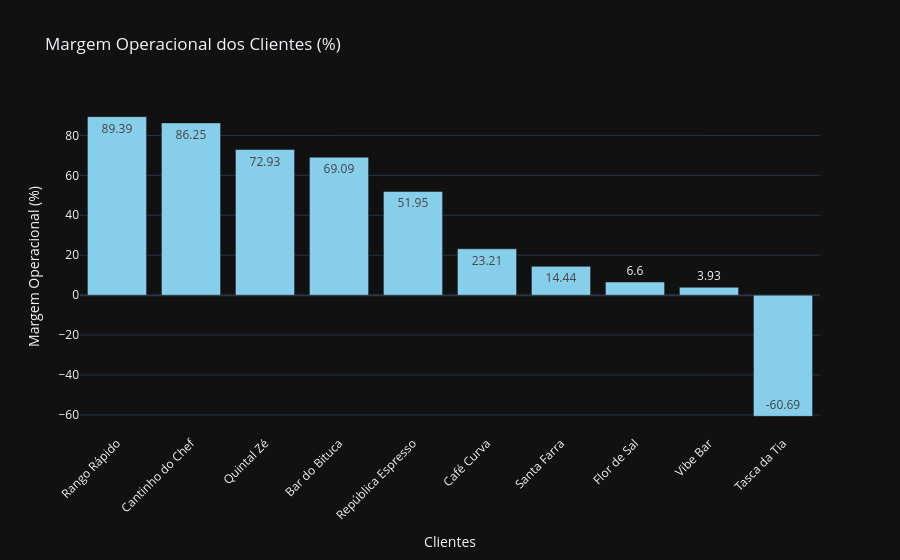
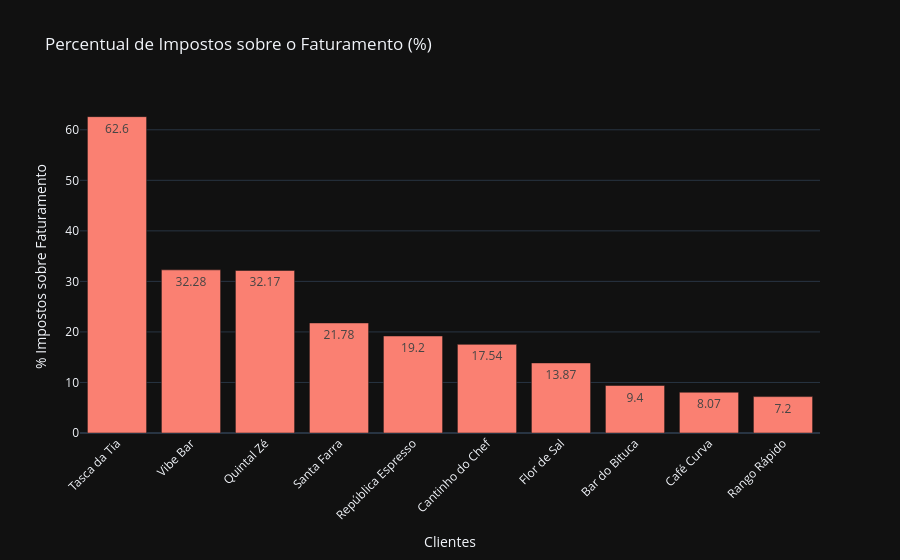
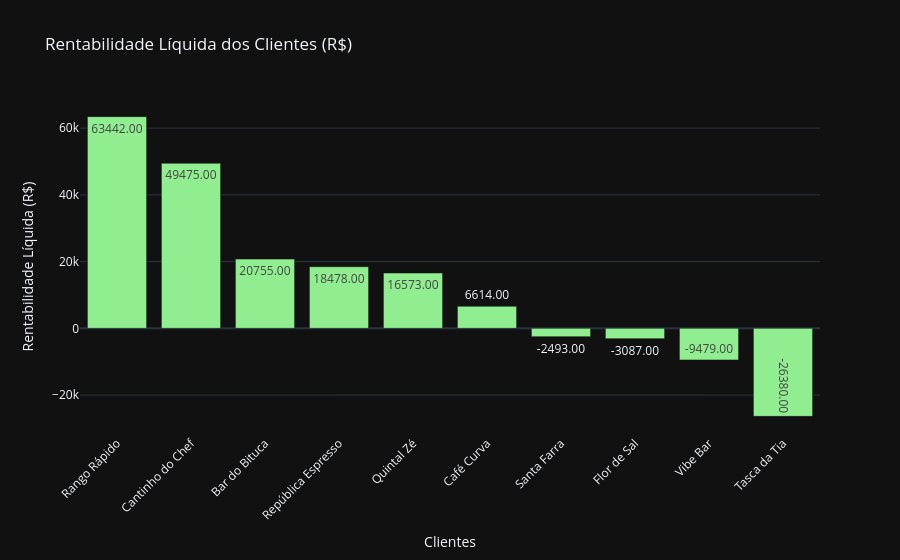
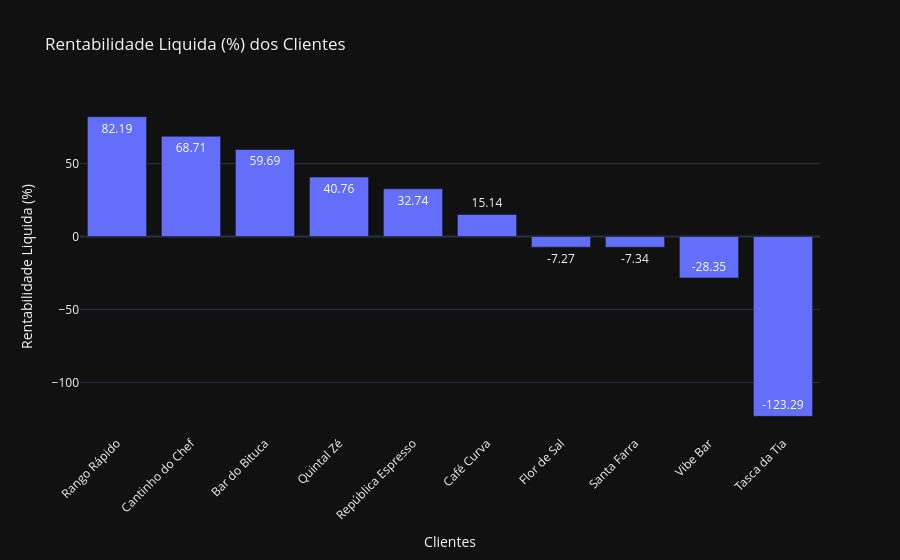

Source (notebook cell) for these figures, in order:
### Code cell
import plotly.graph_objects as go
import plotly.express as px

df_sorted_margem = df.sort_values(by='Margem Operacional (%)', ascending=False)
df_sorted_impostos = df.sort_values(by='Percentual de Impostos (%)', ascending=False)
df_sorted_rentabilidade = df.sort_values(by='Rentabilidade Líquida (R$)', ascending=False)
df_sorted_rentabilidade_percentual = df.sort_values(by='Rentabilidade Liquida (%)', ascending=False)

fig1 = go.Figure(data=[go.Bar(
    x=df_sorted_margem['Cliente'],
    y=df_sorted_margem['Margem Operacional (%)'],
    text=df_sorted_margem['Margem Operacional (%)'],
    textposition='auto',  
    marker_color='skyblue'
)])

fig1.update_layout(
    title="Margem Operacional dos Clientes (%)",
    xaxis_title="Clientes",
    yaxis_title="Margem Operacional (%)",
    xaxis_tickangle=-45,
    showlegend=False,
    template="plotly_dark"  
)

fig1.show()

fig2 = go.Figure(data=[go.Bar(
    x=df_sorted_impostos['Cliente'],
    y=df_sorted_impostos['Percentual de Impostos (%)'],
    text=df_sorted_impostos['Percentual de Impostos (%)'],
    textposition='auto',  
    marker_color='salmon'
)])

fig2.update_layout(
    title="Percentual de Impostos sobre o Faturamento (%)",
    xaxis_title="Clientes",
    yaxis_title="% Impostos sobre Faturamento",
    xaxis_tickangle=-45,
    showlegend=False,
    template="plotly_dark"  
)

fig2.show()

fig3 = go.Figure(data=[go.Bar(
    x=df_sorted_rentabilidade['Cliente'],
    y=df_sorted_rentabilidade['Rentabilidade Líquida (R$)'],
    text=df_sorted_rentabilidade['Rentabilidade Líquida (R$)'],
    textposition='auto', 
    marker_color='lightgreen',
    texttemplate='%{text:.2f}'  
)])

fig3.update_layout(
    title="Rentabilidade Líquida dos Clientes (R$)",
    xaxis_title="Clientes",
    yaxis_title="Rentabilidade Líquida (R$)",
    xaxis_tickangle=-45,
    showlegend=False,
    template="plotly_dark" 
)

fig3.show()

fig4 = go.Figure(data=[go.Bar(
    x=df_sorted_rentabilidade_percentual['Cliente'],
    y=df_sorted_rentabilidade_percentual['Rentabilidade Liquida (%)'],
    text=df_sorted_rentabilidade_percentual['Rentabilidade Liquida (%)'],
    textposition='auto', 
)])

fig4.update_layout(
    title="Rentabilidade Liquida (%) dos Clientes",
    xaxis_title="Clientes",
    yaxis_title="Rentabilidade Liquida (%)",
    xaxis_tickangle=-45,
    showlegend=False,
    template="plotly_dark"  
)

fig4.show()

### Figure 1 — Plotly figure (JSON) as saved in the notebook; plotly's stock layout.template omitted (floating-point values rounded to 4 significant figures)
{"data": [{"marker": {"color": "skyblue"}, "text": [89.39, 86.25, 72.93, 69.09, 51.95, 23.21, 14.44, 6.6, 3.93, -60.69], "textposition": "auto", "type": "bar", "x": ["Rango Rápido", "Cantinho do Chef", "Quintal Zé", "Bar do Bituca", "República Espresso", "Café Curva", "Santa Farra", "Flor de Sal", "Vibe Bar", "Tasca da Tia"], "y": [89.39, 86.25, 72.93, 69.09, 51.95, 23.21, 14.44, 6.6, 3.93, -60.69]}], "layout": {"showlegend": false, "title": {"text": "Margem Operacional dos Clientes (%)"}, "xaxis": {"tickangle": -45, "title": {"text": "Clientes"}}, "yaxis": {"title": {"text": "Margem Operacional (%)"}}}}

### Figure 2 — Plotly figure (JSON) as saved in the notebook; plotly's stock layout.template omitted (floating-point values rounded to 4 significant figures)
{"data": [{"marker": {"color": "salmon"}, "text": [62.6, 32.28, 32.17, 21.78, 19.2, 17.54, 13.87, 9.4, 8.07, 7.2], "textposition": "auto", "type": "bar", "x": ["Tasca da Tia", "Vibe Bar", "Quintal Zé", "Santa Farra", "República Espresso", "Cantinho do Chef", "Flor de Sal", "Bar do Bituca", "Café Curva", "Rango Rápido"], "y": [62.6, 32.28, 32.17, 21.78, 19.2, 17.54, 13.87, 9.4, 8.07, 7.2]}], "layout": {"showlegend": false, "title": {"text": "Percentual de Impostos sobre o Faturamento (%)"}, "xaxis": {"tickangle": -45, "title": {"text": "Clientes"}}, "yaxis": {"title": {"text": "% Impostos sobre Faturamento"}}}}

### Figure 3 — Plotly figure (JSON) as saved in the notebook; plotly's stock layout.template omitted (floating-point values rounded to 4 significant figures)
{"data": [{"marker": {"color": "lightgreen"}, "text": [63442, 49475, 20755, 18478, 16573, 6614, -2493, -3087, -9479, -26380], "textposition": "auto", "texttemplate": "%{text:.2f}", "type": "bar", "x": ["Rango Rápido", "Cantinho do Chef", "Bar do Bituca", "República Espresso", "Quintal Zé", "Café Curva", "Santa Farra", "Flor de Sal", "Vibe Bar", "Tasca da Tia"], "y": [63442, 49475, 20755, 18478, 16573, 6614, -2493, -3087, -9479, -26380]}], "layout": {"showlegend": false, "title": {"text": "Rentabilidade Líquida dos Clientes (R$)"}, "xaxis": {"tickangle": -45, "title": {"text": "Clientes"}}, "yaxis": {"title": {"text": "Rentabilidade Líquida (R$)"}}}}

### Figure 4 — Plotly figure (JSON) as saved in the notebook; plotly's stock layout.template omitted (floating-point values rounded to 4 significant figures)
{"data": [{"text": [82.19, 68.71, 59.69, 40.76, 32.74, 15.14, -7.27, -7.34, -28.35, -123.3], "textposition": "auto", "type": "bar", "x": ["Rango Rápido", "Cantinho do Chef", "Bar do Bituca", "Quintal Zé", "República Espresso", "Café Curva", "Flor de Sal", "Santa Farra", "Vibe Bar", "Tasca da Tia"], "y": [82.19, 68.71, 59.69, 40.76, 32.74, 15.14, -7.27, -7.34, -28.35, -123.3]}], "layout": {"showlegend": false, "title": {"text": "Rentabilidade Liquida (%) dos Clientes"}, "xaxis": {"tickangle": -45, "title": {"text": "Clientes"}}, "yaxis": {"title": {"text": "Rentabilidade Liquida (%)"}}}}
